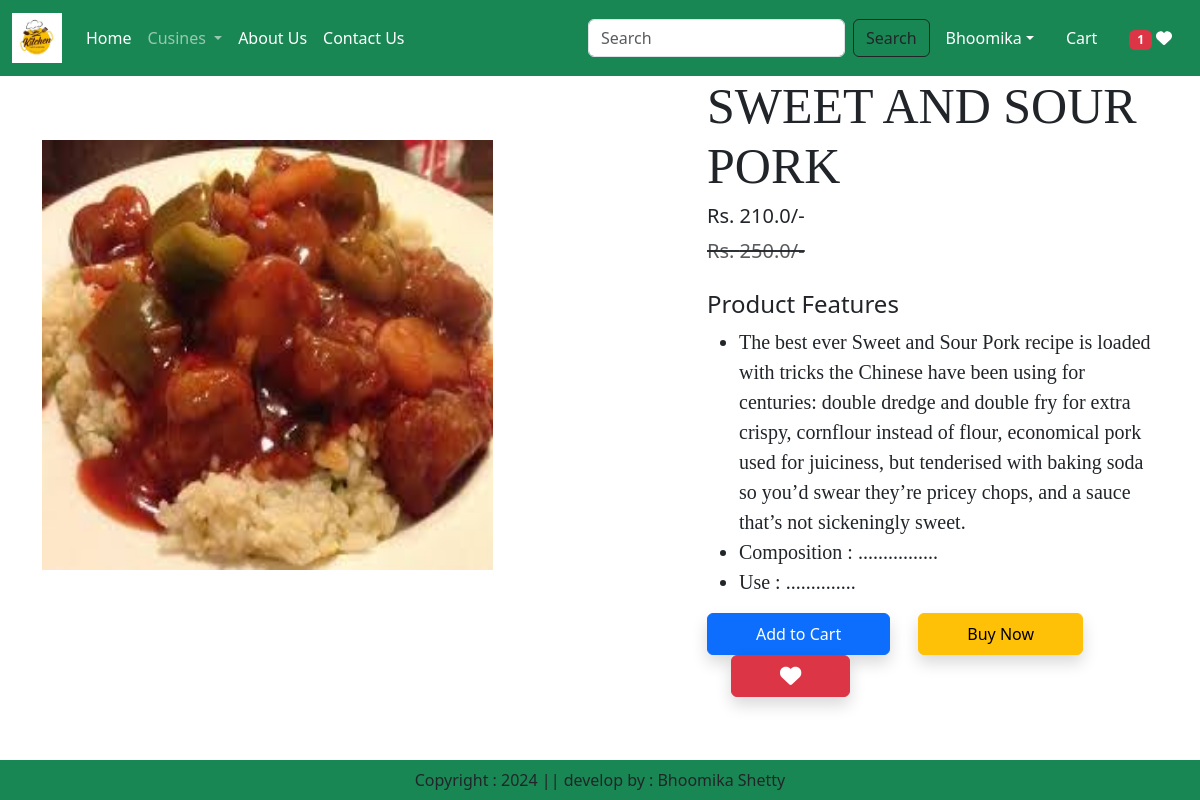
Screenshot of /product-detail/7 (signed in) with the database file from the repository.
### app/models.py (models this page shows, shortened)
class Product(models.Model):
    title=models.CharField(max_length=100)
    selling_price=models.FloatField()
    discounted_price=models.FloatField()
    description=models.TextField()
    composition=models.TextField(default='')
    prodapp=models.TextField(default='')
    category=models.CharField(choices=CATEGORY_CHOICES, max_length=2)
    product_images=models.ImageField(upload_to='product')

### app/views.py (the view)
# urls.py: path('product-detail/<int:pk>', views.ProductDetail.as_view(),name="product-detail"),
@method_decorator(login_required,name='dispatch')
class ProductDetail(View):
    def get(self, request,pk):
        product = get_object_or_404(Product, pk=pk)
        wishlist = Wishlist.objects.filter(Q(product=product) & Q(user=request.user))
        totalitem = 0
        wishitem=0
        if request.user.is_authenticated:
            totalitem = len(Cart.objects.filter(user=request.user))
            wishitem = len(Wishlist.objects.filter(user=request.user))
        return render(request, "app/productdetail.html",locals())

### app/templates/app/productdetail.html (shortened to what this page needs)
{% extends 'app/base.html' %}
{% load static %}
{% block main-content %}
<div class="container">
    <div class="row flex justify-content-between">
        <div class="img2 col-lg-5 mt-5">
            <img src="{{product.product_images.url}}" class="image col-xs-6 col-sm-12 col-lg-l2 mt-3 text-sm-center w-100 h-75" alt="">
        </div>
        <div class="productdetail col-lg-5">
            <h1 style="font-family: Georgia; font-size: 50px;">{{product.title}}</h1>
            <h5>Rs. {{product.discounted_price}}/-</h5>
            <small class="text-decoration-line-through text-muted fs-5"><del>Rs. {{product.selling_price}}/- </small></del>
            <br><br><h4>Product Features</h4>
            <ul class="fs-5" style="font-family: rajdhani;">
            <li>{{product.description}}</li>
            <li>Composition : {{product.composition}}</li>
            <li>Use : {{product.prodapp}}</li>
            </ul>
                <form action="/add-to-cart" class="d-inline">
                    <button type="submit" class=" btn btn-primary shadow px-5 py-2">Add to Cart</button>
                </form>
                <a href="{% url 'showcart' %}" class="btn btn-warning shadow px-5 py-2 ms-4">Buy Now</a>
                {% if wishlist %}
                <a pid={{product.id}} class="minus-wishlist btn btn-danger shadow px-5 py-2 ms-4"><i class="fas fa-heart fa-lg"></i></a>
                {% else %}
                <a pid={{product.id}} class="plus-wishlist btn btn-success shadow px-5 py-2 ms-4"><i class="fas fa-heart fa-lg"></i></a>
                {% endif %}
        </div>
    </div>
</div>
<br><br><br>
{% endblock main-content %}

### rows the page displays
Product: product_images (picture), title "SWEET AND SOUR PORK", discounted_price "210.0", selling_price "250.0", description "The best ever Sweet and Sour Pork recipe is loaded with tricks the Chinese have been using for centuries: double dredge and double fry for extra crispy, cornflour instead of flour, economical pork used for juiciness, but tenderised with baking soda so you’d swear they’re pricey chops, and a sauce that’s not sickeningly sweet.", composition "................", prodapp ".............."

### other values shown
{{ wishitem }} "1"
